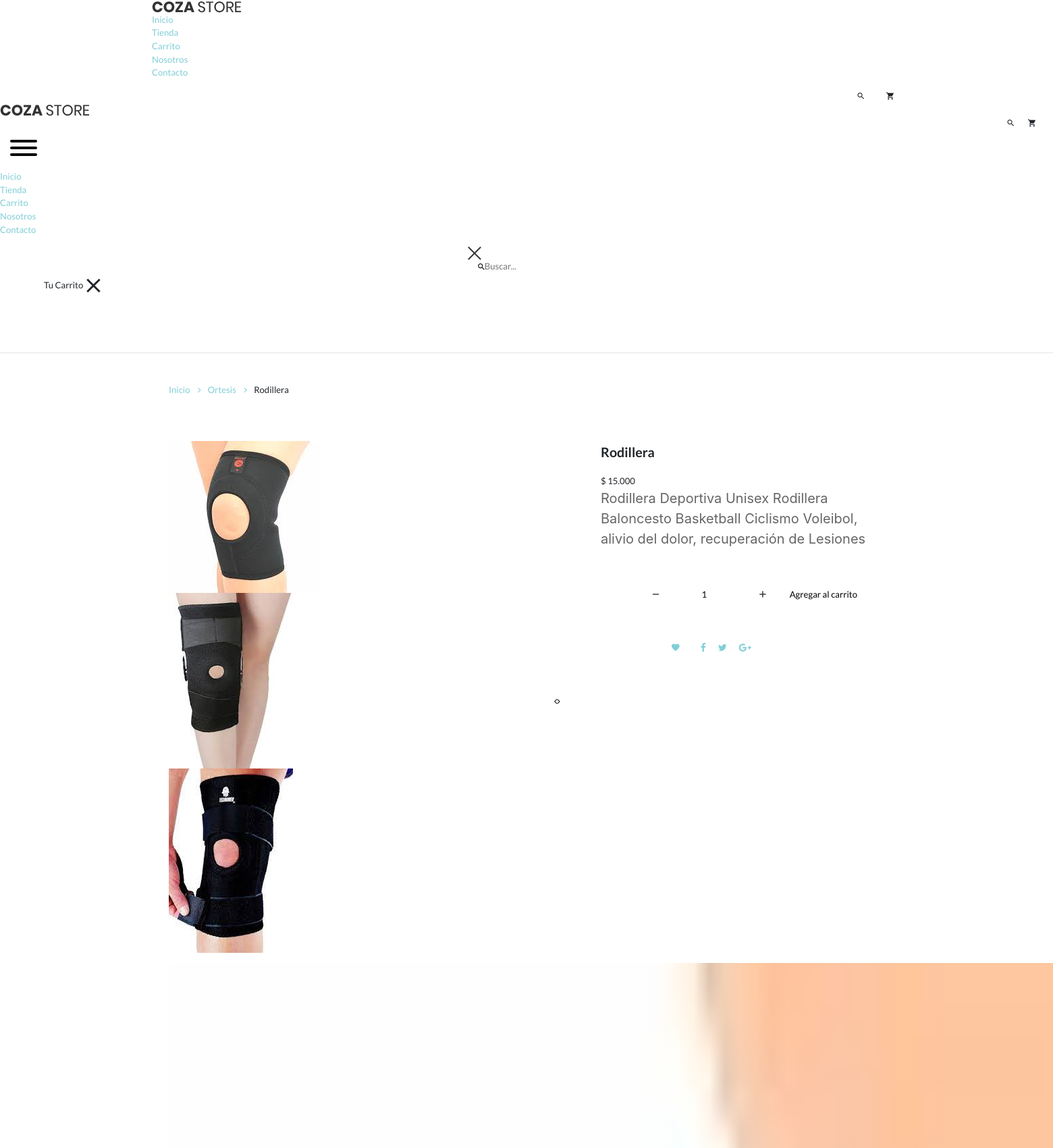
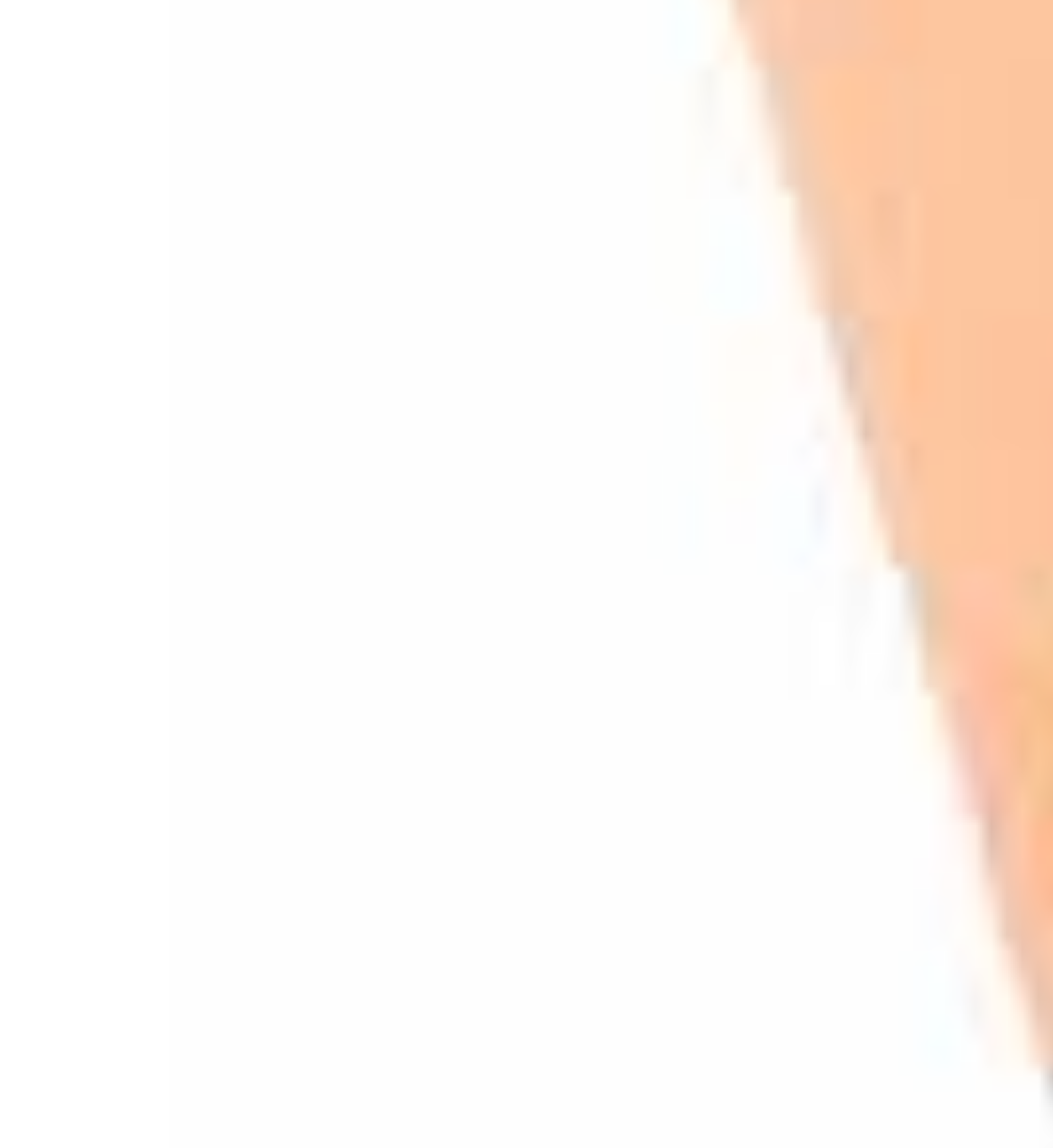
Screenshot of /tienda/producto/1/rodillera (upper part) with the database file from the repository (2 pictures, top to bottom).
### tables this page shows
CREATE TABLE `producto` (
  `idproducto` bigint(20) NOT NULL AUTO_INCREMENT PRIMARY KEY,
  `categoriaid` bigint(20) NOT NULL,
  `codigo` varchar(30) NOT NULL,
  `nombre` varchar(255) NOT NULL,
  `descripcion` text NOT NULL,
  `precio` bigint(20) NOT NULL,
  `stock` int(11) NOT NULL,
  `imagen` varchar(100) NOT NULL,
  `datecreated` datetime NOT NULL DEFAULT current_timestamp(),
  `ruta` varchar(255) NOT NULL,
  `status` int(11) NOT NULL DEFAULT 1
);

CREATE TABLE `categoria` (
  `idcategoria` bigint(20) NOT NULL AUTO_INCREMENT PRIMARY KEY,
  `nombre` varchar(255) NOT NULL,
  `descripcion` text NOT NULL,
  `portada` varchar(100) NOT NULL,
  `datecreated` datetime NOT NULL DEFAULT current_timestamp(),
  `ruta` varchar(255) NOT NULL,
  `status` int(11) NOT NULL DEFAULT 1
);

CREATE TABLE `empresa` (
  `idempresa` bigint(20) NOT NULL AUTO_INCREMENT PRIMARY KEY,
  `direccion` varchar(100) NOT NULL,
  `telefono` varchar(100) NOT NULL,
  `correo_empresa` varchar(100) NOT NULL,
  `correo_pedidos` varchar(100) NOT NULL,
  `nombre_remitente` varchar(100) NOT NULL,
  `correo_remitente` varchar(100) NOT NULL,
  `nombre_empresa` varchar(100) NOT NULL,
  `nombre_aplicacion` varchar(100) NOT NULL,
  `sitio_web` varchar(200) NOT NULL,
  `simbolo_moneda` varchar(10) NOT NULL,
  `moneda` varchar(10) NOT NULL,
  `divisa` varchar(10) NOT NULL,
  `separador_decimales` varchar(10) NOT NULL,
  `separador_miles_millones` varchar(10) NOT NULL,
  `status` int(11) NOT NULL
);

### Libraries/Core/Views.php (called while the page is built)
<?php
	class Views
	{
		function GetView($controller, $view, $data="")
		{
			$view = ucwords($view);
			$controller = get_class($controller);
			if($controller == "Home")
			{
				$view = "Views/".$view.".php";
			}else
			{
				$view = "Views/".$controller."/".$view.".php";
			}
			require_once($view);
		}
	}
?>

### index.php (called while the page is built, shortened)
<?php
	require_once("Helpers/Helpers.php");
	require_once("Libraries/Core/Load.php");
?>

### Helpers/Helpers.php (called while the page is built, shortened)
<?php
	function BaseUrl()
	{
		return BASE_URL;
	}
	function FormatMoney($cantidad)
	{
        require_once('Models/ConfiguracionesModel.php');
    	$nombreApp = new ConfiguracionesModel();
    	$idEmpresa = 1;
    	$arrConfiguraciones = $nombreApp->DatosMoneda($idEmpresa);
		$cantidad = $arrConfiguraciones["simbolo_moneda"].' '.number_format($cantidad,0,$arrConfiguraciones["separador_decimales"],$arrConfiguraciones["separador_miles_millones"]);
		return $cantidad;
	}
?>

### Libraries/Core/Mysql.php (called while the page is built, shortened)
<?php
	class Mysql extends Conexion
	{
		private $conexion;
		function __construct(){
			$this->conexion = new Conexion();
			$this->conexion = $this->conexion->conect();
		}
		public function Select(string $query)
		{
			$this->strQuery = $query;
			$result = $this->conexion->prepare($this->strQuery);
			$result->execute();
			$data = $result->fetch(PDO::FETCH_ASSOC);
			return $data;
		}
	}
?>

### Libraries/Core/Conexion.php (called while the page is built)
<?php
	class Conexion
	{
		private $conect;
		public function __construct(){
			$connectionString = "mysql:host=".DB_HOST.";dbname=".DB_NAME.";charset=".DB_CHARSET;
			try
			{
				$this->conect = new PDO($connectionString, DB_USER, DB_PASSWORD);
				$this->conect->setAttribute(PDO::ATTR_ERRMODE, PDO::ERRMODE_EXCEPTION);
			}catch(PDOException $e)
			{
				$this->conect = 'Error de conexión';
				echo "ERROR: ". $e->getMessage();
			}
		}
		public function conect(){
			return $this->conect;
		}
	}
?>

### Models/TProducto.php (called while the page is built, shortened)
<?php
require_once("Libraries/Core/Mysql.php");
	trait TProducto
	{
		public function GetProductoT(int $idProducto,string $ruta)
		{
			$this->intIdProducto = $idProducto;
			$this->strRuta = $ruta;
			$this->con = new Mysql();
			$sql = "SELECT 	p.idproducto,
							p.codigo,
							p.nombre,
							p.descripcion,
							p.categoriaid,
							c.nombre as categoria,
							c.ruta as ruta_categoria,
							p.precio,
							p.ruta,
							p.stock
					FROM 		producto p
					INNER JOIN	categoria c
					ON 		p.categoriaid = c.idcategoria
					WHERE 	p.status = 1
					AND		p.idproducto = {$this->intIdProducto}
					AND		p.ruta = '{$this->strRuta}'";
			$request = $this->con->Select($sql);
			if(!empty($request))
			{
				$intIdProducto = $request['idproducto'];
				$sqlImg = "SELECT 	productoid,
									img
							FROM 		imagen
							WHERE 	productoid = $intIdProducto";
				$requestImg = $this->con->SelectAll($sqlImg);
				if(count($requestImg)>0)
				{
					for ($i=0; $i < count($requestImg); $i++) {
						$requestImg[$i]['url_image'] = media().'/images/uploads/'.$requestImg[$i]['img'];
					}
				}else
				{
					$requestImg[0]['url_image'] = media().'/images/uploads/product.jpg';
				}
				$request['images'] = $requestImg;
			}
			return $request;
		}
	}
?>

### Models/ConfiguracionesModel.php (called while the page is built, shortened)
<?php
	class ConfiguracionesModel extends Mysql
	{
        public function DatosMoneda(int $compañia)
		{
			$this->idEmpresa = $compañia;
			$sql = "SELECT separador_decimales, separador_miles_millones, simbolo_moneda,divisa, moneda FROM empresa WHERE idempresa = $this->idEmpresa";
			$request = $this->Select($sql);
			return $request;
		}
	}
?>

### Views/Tienda/Producto.php (the view, shortened to what this page needs)
<?php
	$arrProducto = $data['producto'];
	$rutaCategoria = $arrProducto['categoriaid'].'/'.$arrProducto['ruta_categoria'];
?>
<br><br><br>
<hr>
	<div class="container">
		<div class="bread-crumb flex-w p-l-25 p-r-15 p-t-30 p-lr-0-lg">
			<a href="<?= BaseUrl(); ?>" class="stext-109 cl8 hov-cl1 trans-04">
				Inicio
				<i class="fa fa-angle-right m-l-9 m-r-10" aria-hidden="true"></i>
			</a>
			<a href="<?= BaseUrl().'/tienda/categoria/'.$rutaCategoria;?>" class="stext-109 cl8 hov-cl1 trans-04">
				<?=$arrProducto['categoria'];?>
				<i class="fa fa-angle-right m-l-9 m-r-10" aria-hidden="true"></i>
			</a>
			<span class="stext-109 cl4">
				<?=$arrProducto['nombre'];?>
			</span>
		</div>
	</div>
	<section class="sec-product-detail bg0 p-t-65 p-b-60">
		<div class="container">
			<div class="row">
				<div class="col-md-6 col-lg-7 p-b-30">
					<div class="p-l-25 p-r-30 p-lr-0-lg">
						<div class="wrap-slick3 flex-sb flex-w">
							<div class="wrap-slick3-dots"></div>
							<div class="wrap-slick3-arrows flex-sb-m flex-w"></div>
							<div class="slick3 gallery-lb">
							<?php
							if(count($arrProducto['images'])>0)
							{
								for ($i=0; $i < count($arrProducto['images']); $i++) {
								?>
									<div class="item-slick3" data-thumb="<?= $arrProducto['images'][$i]['url_image'];?>">
										<div class="vista-prev-foto pos-relative">
											<img src="<?= $arrProducto['images'][$i]['url_image'];?>" alt="<?=$arrProducto['nombre'].$i;?>">
										</div>
									</div>
							<?php
								}
							}
							?>
							</div>
						</div>
					</div>
				</div>
				<div class="col-md-6 col-lg-5 p-b-30">
					<div class="p-r-50 p-t-5 p-lr-0-lg">
						<h4 class="mtext-105 cl2 js-name-detail p-b-14">
							<?=$arrProducto['nombre'];?>
						</h4>
						<span class="mtext-106 cl2">
							<?=FormatMoney($arrProducto['precio']);?>
						</span>
						<?=$arrProducto['descripcion'];?>
						<div class="p-t-33">
							<div class="flex-w flex-r-m p-b-10">
								<div class="size-204 flex-w flex-m respon6-next">
									<div class="wrap-num-product flex-w m-r-20 m-tb-10">
										<div class="btn-num-product-down cl8 hov-btn3 trans-04 flex-c-m">
											<i class="fs-16 zmdi zmdi-minus"></i>
										</div>
										<input id="cant-product" class="mtext-104 cl3 txt-center num-product" type="number" name="num-product" value="1" min="1">
										<div class="btn-num-product-up cl8 hov-btn3 trans-04 flex-c-m">
											<i class="fs-16 zmdi zmdi-plus"></i>
										</div>
									</div>
									<button class="flex-c-m stext-101 cl0 size-101 bg1 bor1 hov-btn1 p-lr-15 trans-04 js-addcart-detail" id="<?= openssl_encrypt($arrProducto['idproducto'],METHODENCRIPT, KEY);?>">
										Agregar al carrito
									</button>
								</div>
							</div>
						</div>
						<div class="flex-w flex-m p-l-100 p-t-40 respon7">
							<div class="flex-m bor9 p-r-10 m-r-11">
								<a href="#" class="fs-14 cl3 hov-cl1 trans-04 lh-10 p-lr-5 p-tb-2 js-addwish-detail tooltip100" data-tooltip="Add to Wishlist">
									<i class="zmdi zmdi-favorite"></i>
								</a>
							</div>
							<a href="#" class="fs-14 cl3 hov-cl1 trans-04 lh-10 p-lr-5 p-tb-2 m-r-8 tooltip100" data-tooltip="Facebook">
								<i class="fa fa-facebook"></i>
							</a>
							<a href="#" class="fs-14 cl3 hov-cl1 trans-04 lh-10 p-lr-5 p-tb-2 m-r-8 tooltip100" data-tooltip="Twitter">
								<i class="fa fa-twitter"></i>
							</a>
							<a href="#" class="fs-14 cl3 hov-cl1 trans-04 lh-10 p-lr-5 p-tb-2 m-r-8 tooltip100" data-tooltip="Google Plus">
								<i class="fa fa-google-plus"></i>
							</a>
						</div>
					</div>
				</div>
			</div>
		</div>
	</section>

### Assets/tienda/css/style.css (style rules this page uses)
.vista-prev-foto { height: 100%; }
.vista-prev-foto > img { object-fit: cover; width: 100%; height: 100%; }

### rows the page displays
producto: categoriaid.nombre "Ortesis", nombre "Rodillera", precio.separador_miles_millones "$ 15.000", descripcion "Rodillera Deportiva Unisex Rodillera Baloncesto Basketball Ciclismo Voleibol, alivio del dolor, recuperación de Lesiones"
